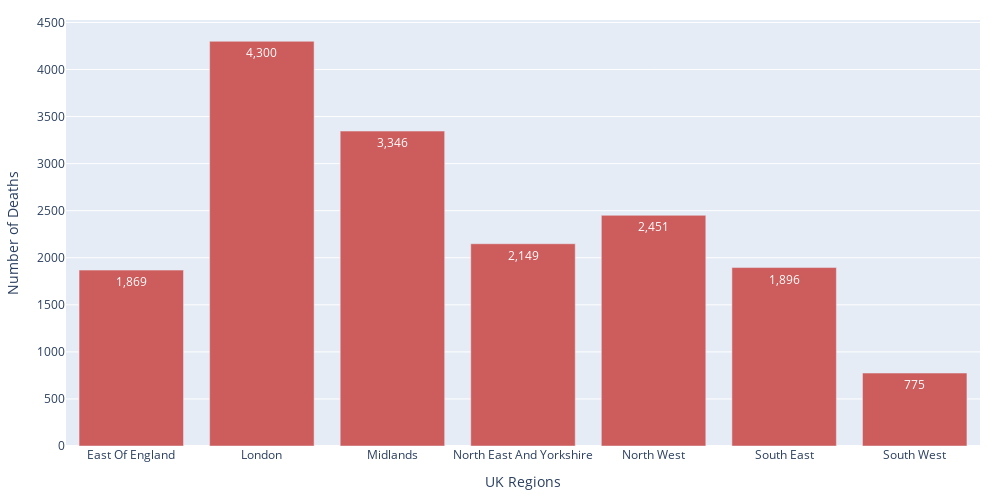

Notebook code for this chart:
### Markdown cell above
# NHS Regional - Total Confirmed Deaths

### Code cell
fig = px.bar(
    nhs_region,
    x = nhs_region['Country Region'].drop(0),
    y = nhs_region['Total'].drop(0),
    text=nhs_region['Total'].drop(0),
    color_discrete_sequence=["indianred"],
    height=500,
    width=1000
)
fig.update_layout(
        xaxis_title="UK Regions",
        yaxis_title="Number of Deaths",
        margin=dict(l=20, r=20, t=20, b=20))

### Figure 1 — Plotly figure (JSON) as saved in the notebook; plotly's stock layout.template omitted (floating-point values rounded to 4 significant figures)
{"data": [{"alignmentgroup": "True", "hovertemplate": "x=%{x}<br>y=%{y}<br>text=%{text}<extra></extra>", "legendgroup": "", "marker": {"color": "indianred"}, "name": "", "offsetgroup": "", "orientation": "v", "showlegend": false, "text": ["1,869", "4,300", "3,346", "2,149", "2,451", "1,896", "775"], "textposition": "auto", "type": "bar", "x": ["East Of England", "London", "Midlands", "North East And Yorkshire", "North West", "South East", "South West"], "xaxis": "x", "y": ["1,869", "4,300", "3,346", "2,149", "2,451", "1,896", "775"], "yaxis": "y"}], "layout": {"barmode": "relative", "height": 500, "legend": {"tracegroupgap": 0}, "margin": {"b": 20, "l": 20, "r": 20, "t": 20}, "width": 1000, "xaxis": {"anchor": "y", "domain": [0, 1], "title": {"text": "UK Regions"}}, "yaxis": {"anchor": "x", "domain": [0, 1], "title": {"text": "Number of Deaths"}}}}
